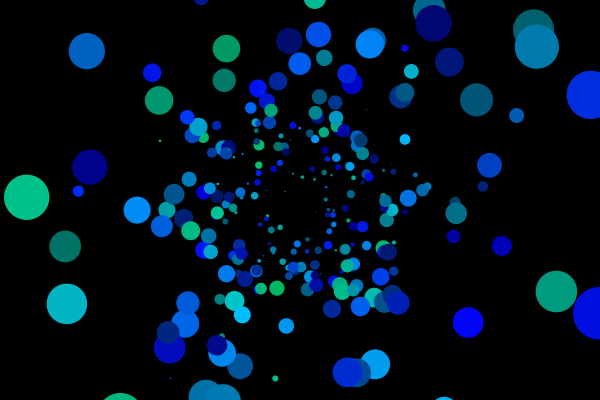
Frame 1 (no input)
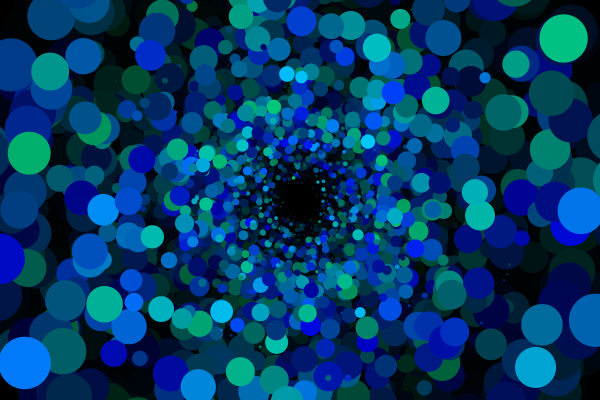
Frame 60 (the mouse pressed at the canvas centre just before this capture)
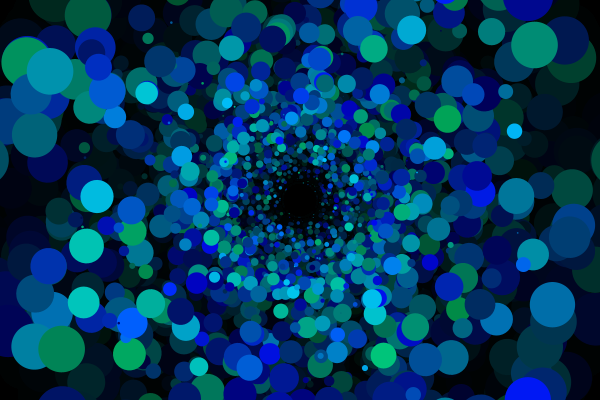
Frame 120 (the mouse held since frame 60 and released just before this capture)

The Processing sketch that drew these frames (run headless with seeded random() and noise(); from frame 60 on, the mouse is pressed at the canvas centre):

// Processing sketch: processing_154720
// ── processing_154720.pde

void setup(){
  size(600,400);
  background(0);
  rectMode(CENTER);
  smooth();
  frameRate(20);
}


float count = 0;
float rotation = 0;
float resize = 10;  

void draw(){
  
  fill(0,40);
  noStroke();
  rect(width/2,height/2,width, height);

  for(int count = 0; count < 300; count++){
    if(resize > 1){
      resize--;  
    }else{
      resize = 10;
    } 
    pushMatrix();
    translate(width/2, height/2);
    rotate(rotation);
    float x = cos(count) * width/resize +20;
    float y = sin(count) * height/resize +20;
    noStroke();
    fill(0,random(200),100+random(155));
    ellipse(x,y,abs(x/6),abs(x/6));
    popMatrix();
  
    rotation+=0.02*random(abs(x));
    count+=0.01;
  }
}
